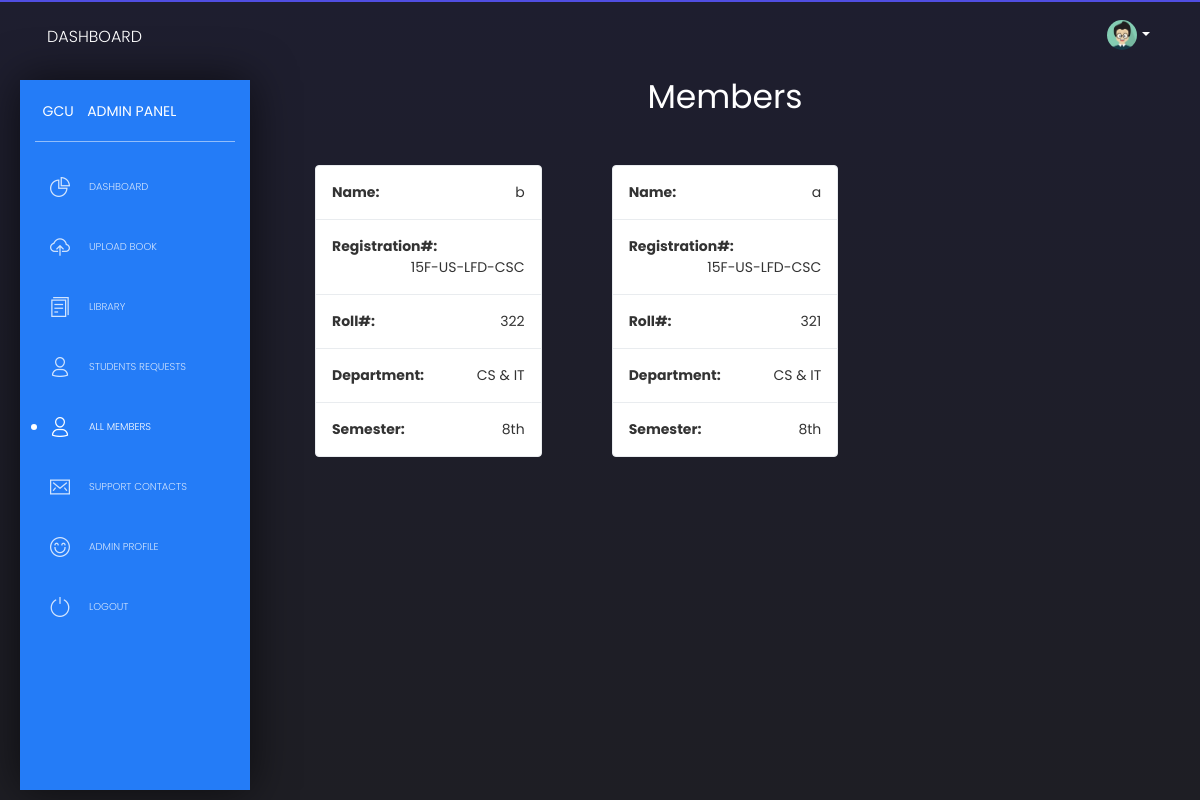
Page /admin/members.php (signed in) on the committed database.
### tables this page shows
CREATE TABLE `users` (
  `user_id` int(11) NOT NULL,
  `username` varchar(255) NOT NULL,
  `fathername` varchar(255) NOT NULL,
  `registration` varchar(255) NOT NULL,
  `roll` varchar(255) NOT NULL,
  `email` varchar(255) NOT NULL,
  `cnic` varchar(255) NOT NULL,
  `department` varchar(255) NOT NULL,
  `semester` varchar(255) NOT NULL,
  `password` varchar(255) NOT NULL
);

### admin/members.php (the view, shortened to what this page needs)
<?php
  include '../db.php';
?>
<!DOCTYPE html>
<html lang="en">
<head>
  <link href="https://use.fontawesome.com/releases/v5.0.6/css/all.css" rel="stylesheet">
  <link href="https://stackpath.bootstrapcdn.com/font-awesome/4.7.0/css/font-awesome.min.css" rel="stylesheet">
  <link href="assets/css/nucleo-icons.css" rel="stylesheet" />
  <link href="assets/css/black-dashboard.css?v=1.0.0" rel="stylesheet" />
  <link href="assets/demo/demo.css" rel="stylesheet" />
</head>
<body class="">
  <div class="wrapper">
    <div class="sidebar">
      <div class="sidebar-wrapper">
        <div class="logo">
          <a href="javascript:void(0)" class="simple-text logo-mini">
            GCU
          </a>
          <a href="javascript:void(0)" class="simple-text logo-normal">
            Admin Panel
          </a>
        </div>
        <ul class="nav">
          <li>
            <a href="index.php">
              <i class="tim-icons icon-chart-pie-36"></i>
              <p>Dashboard</p>
            </a>
          </li>
          <li>
            <a href="upload-book.php">
              <i class="tim-icons icon-cloud-upload-94"></i>
              <p>Upload Book</p>
            </a>
          </li>
          <li>
            <a href="library.php">
              <i class="tim-icons icon-single-copy-04"></i>
              <p>Library</p>
            </a>
          </li>
          <li>
            <a href="requests.php">
              <i class="tim-icons icon-single-02"></i>
              <p>Students Requests</p>
            </a>
          </li>
          <li class="active">
            <a href="members.php">
              <i class="tim-icons icon-single-02"></i>
              <p>All Members</p>
            </a>
          </li>
          <li>
            <a href="contacts.php">
              <i class="tim-icons icon-email-85"></i>
              <p>Support Contacts</p>
            </a>
          </li>
          <li>
            <a href="profile.php">
              <i class="tim-icons icon-satisfied"></i>
              <p>Admin Profile</p>
            </a>
          </li>
          <li>
            <a href="logout.php">
              <i class="tim-icons icon-button-power"></i>
              <p>Logout</p>
            </a>
          </li>
        </ul>
      </div>
    </div>
    <div class="main-panel">
      <nav class="navbar navbar-expand-lg navbar-absolute navbar-transparent">
        <div class="container-fluid">
          <div class="navbar-wrapper">
            <a class="navbar-brand" href="javascript:void(0)">Dashboard</a>
          </div>
          <div class="collapse navbar-collapse" id="navigation">
            <ul class="navbar-nav ml-auto">
              <li class="dropdown nav-item">
                <a href="#" class="dropdown-toggle nav-link" data-toggle="dropdown">
                  <div class="photo">
                    <img src="assets/img/anime3.png" alt="Profile Photo">
                  </div>
                  <b class="caret d-none d-lg-block d-xl-block"></b>
                </a>
              </li>
            </ul>
          </div>
        </div>
      </nav>
      <div class="content">
      <h1 class="text-center text-white">Members</h1>
        <div class="container">
          <div class="row">
          <?php
                  $getRecords = "select * from users ORDER BY user_id DESC LIMIT 0,6";
                  $runQuery = mysqli_query($connection, $getRecords) or die(mysqli_error($connection));
                  while($fetch = mysqli_fetch_assoc($runQuery)){
                    $name = $fetch['username'];
                    $reg = $fetch['registration'];
                    $roll = $fetch['roll'];
                    $dep = $fetch['department'];
                    $semester = $fetch['semester'];
                    echo "<div class='col-md-4'>
                            <div class='card-body'>
                              <ul class='list-group'>
                                <li class='list-group-item'><strong>Name:</strong> <span class='pull-right'>$name</span></li>
                                <li class='list-group-item'><strong>Registration#:</strong> <span class='pull-right'>$reg</span></li>
                                <li class='list-group-item'><strong>Roll#:</strong> <span class='pull-right'>$roll</span></li>
                                <li class='list-group-item'><strong>Department:</strong> <span class='pull-right'>$dep</span></li>
                                <li class='list-group-item'><strong>Semester:</strong> <span class='pull-right'>$semester</span></li>
                              </ul>
                            </div>
                          </div>";
                  }
                ?>
            </div>
        </div>
      </div>
</body>
</html>

### admin/members.php (style rules this page uses)
.sidebar-wrapper { background: #247CF7 !important; }
.list-group-item { color:#333333; }

### rows in the picture
users: username "b", registration "15F-US-LFD-CSC", roll "322", department "CS & IT", semester "8th"
users: username "a", registration "15F-US-LFD-CSC", roll "321", department "CS & IT", semester "8th"
